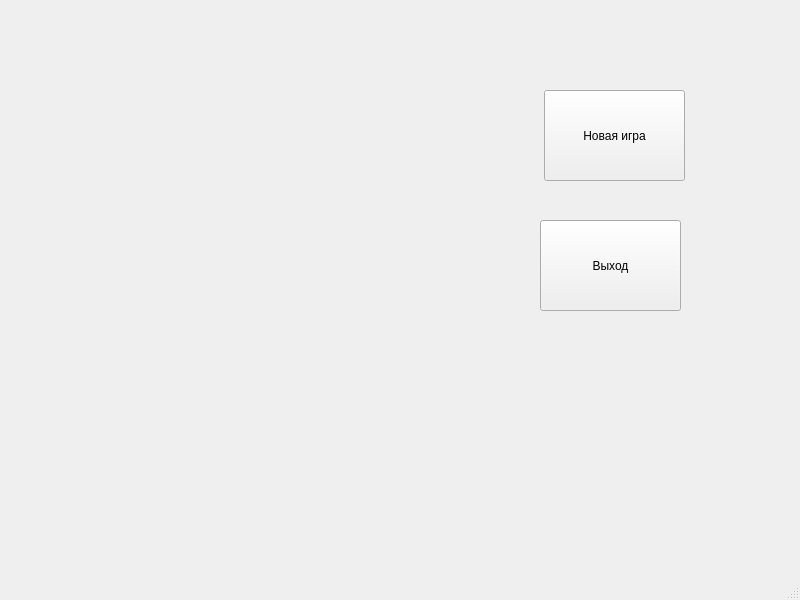
<?xml version="1.0" encoding="UTF-8"?>
<ui version="4.0">
 <class>MainWindow</class>
 <widget class="QMainWindow" name="MainWindow">
  <property name="geometry">
   <rect>
    <x>0</x>
    <y>0</y>
    <width>800</width>
    <height>600</height>
   </rect>
  </property>
  <property name="windowTitle">
   <string>MainWindow</string>
  </property>
  <widget class="QWidget" name="centralwidget">
   <widget class="QPushButton" name="new_game_button">
    <property name="geometry">
     <rect>
      <x>544</x>
      <y>90</y>
      <width>141</width>
      <height>91</height>
     </rect>
    </property>
    <property name="text">
     <string>Новая игра</string>
    </property>
   </widget>
   <widget class="QPushButton" name="close_button">
    <property name="geometry">
     <rect>
      <x>540</x>
      <y>220</y>
      <width>141</width>
      <height>91</height>
     </rect>
    </property>
    <property name="text">
     <string>Выход</string>
    </property>
   </widget>
  </widget>
  <widget class="QMenuBar" name="menubar">
   <property name="geometry">
    <rect>
     <x>0</x>
     <y>0</y>
     <width>800</width>
     <height>21</height>
    </rect>
   </property>
  </widget>
  <widget class="QStatusBar" name="statusbar"/>
 </widget>
 <resources/>
 <connections/>
</ui>
